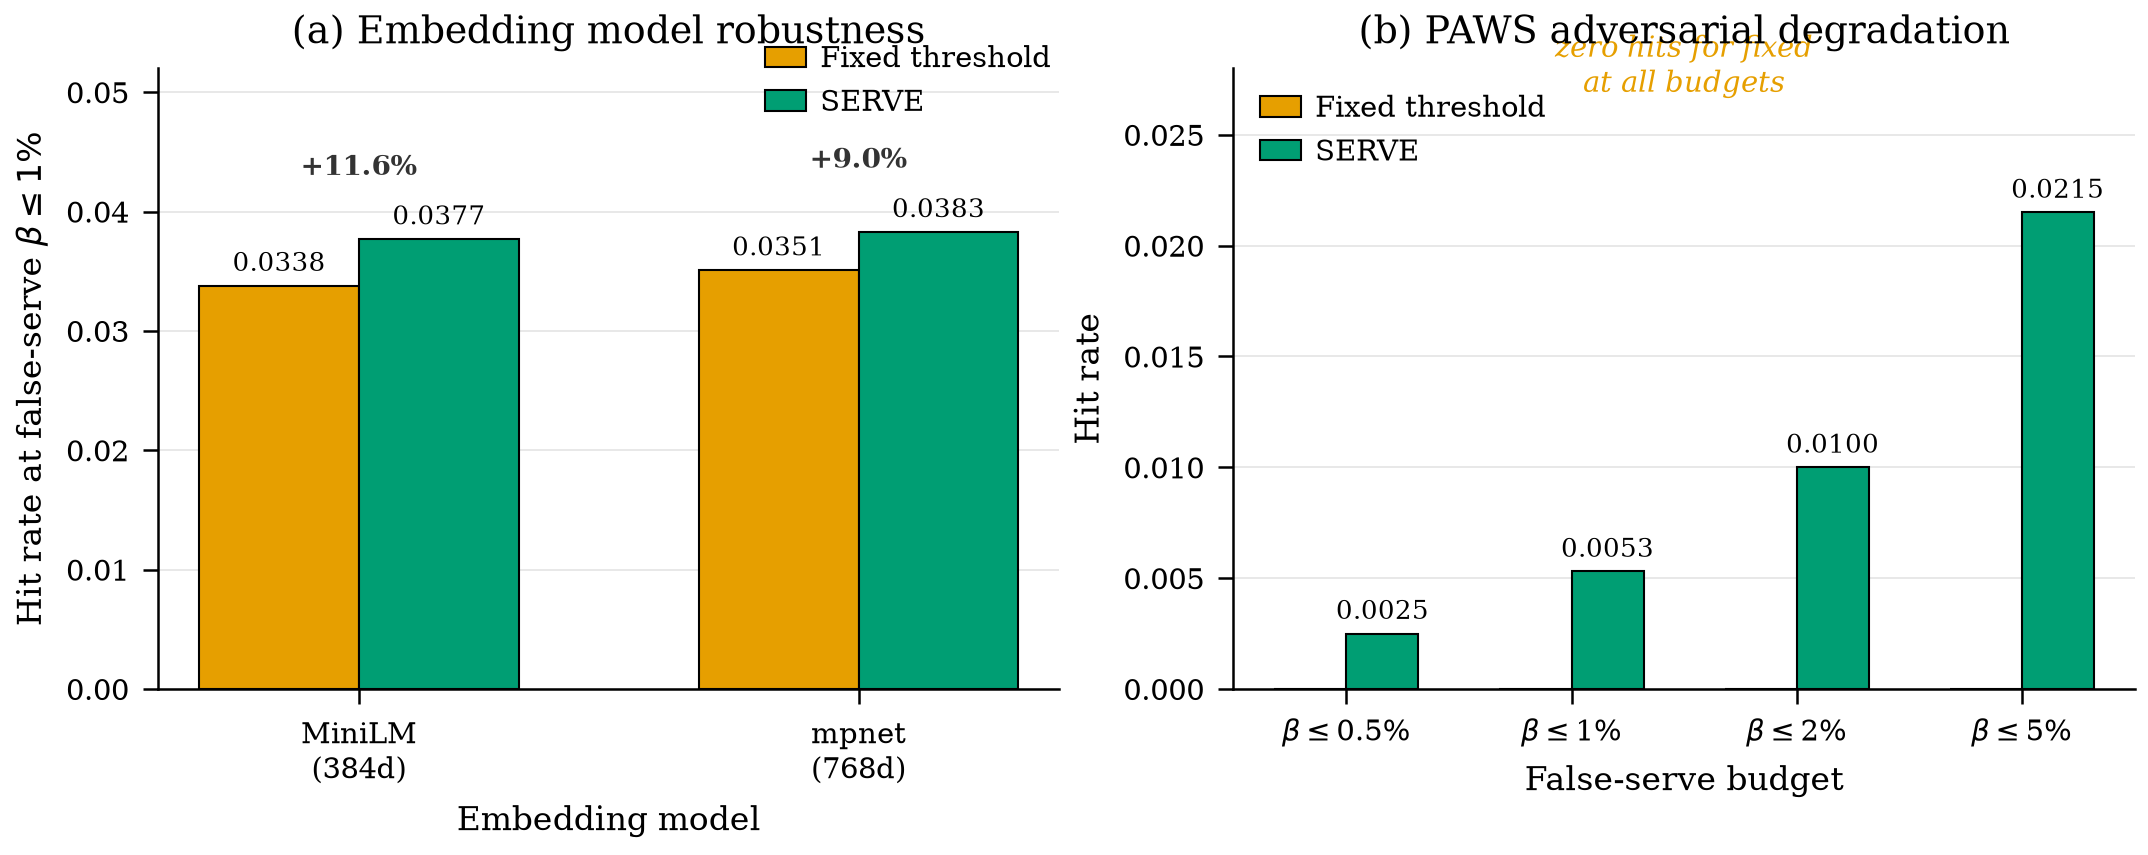

Write Python code to recreate this figure.
"""
fig2_embedding_quality.py

Robustness to embedding quality: fixed-threshold vs. SERVE across two axes:
  (a) embedding model strength  (MiniLM 384d vs. mpnet 768d at beta <= 1%)
  (b) adversarial degradation    (PAWS benchmark, zero hits for fixed at all budgets)

Data loaded from input/figures/fig2_embedding_quality.py (stand-alone 4-seed run)
and EVIDENCE.md facts E9 (PAWS) and E11 (embedding robustness).
"""

import os
import sys

import matplotlib
matplotlib.use("Agg")
import matplotlib.pyplot as plt
import numpy as np

# ---------------------------------------------------------------------------
# Self-contained style constants (consistent with input/figures/_style.py)
# ---------------------------------------------------------------------------
FULL_WIDTH_IN = 7.16   # \textwidth for two-column IEEEtran figure*

COLORS = {
    "fixed": "#E69F00",    # orange -- fixed-threshold baseline
    "serve": "#009E73",    # green  -- SERVE
    "oracle": "#CC79A7",   # pink   -- sign-corrected oracle baseline
    "chance": "#555555",   # grey   -- chance / reference lines
}


def apply_style(base_fontsize=8):
    plt.rcParams.update({
        "font.size": base_fontsize,
        "axes.titlesize": base_fontsize + 1,
        "axes.labelsize": base_fontsize,
        "xtick.labelsize": base_fontsize - 1,
        "ytick.labelsize": base_fontsize - 1,
        "legend.fontsize": base_fontsize - 1,
        "font.family": "serif",
        "axes.linewidth": 0.6,
        "xtick.major.width": 0.6,
        "ytick.major.width": 0.6,
        "lines.linewidth": 1.4,
        "lines.markersize": 4.5,
        "axes.grid": True,
        "grid.linewidth": 0.4,
        "grid.alpha": 0.35,
        "axes.axisbelow": True,
        "legend.frameon": False,
        "savefig.dpi": 300,
        "pdf.fonttype": 42,
        "ps.fonttype": 42,
    })


# ---------------------------------------------------------------------------
# Panel (a): Embedding model robustness
# Data from input/figures/fig2_embedding_quality.py (stand-alone 4-seed run).
# Values differ slightly from main.tex due to independent re-run.
# ---------------------------------------------------------------------------
EMBEDDINGS = ["MiniLM\n(384d)", "mpnet\n(768d)"]
FIXED_EMB = [0.0338, 0.0351]   # E11 stand-alone run
SERVE_EMB = [0.0377, 0.0383]   # E11 stand-alone run
PCT_GAIN_EMB = [11.6, 9.0]     # E11 stand-alone run

# ---------------------------------------------------------------------------
# Panel (b): PAWS adversarial embedding quality degradation
# Data from E9: single held-out test split, n=8,000.
# ---------------------------------------------------------------------------
BUDGETS_PAWS = [r"$\beta\leq$0.5%", r"$\beta\leq$1%", r"$\beta\leq$2%", r"$\beta\leq$5%"]
FIXED_PAWS = [0.0000, 0.0000, 0.0000, 0.0000]   # E9: zero hits at any budget
SERVE_PAWS = [0.0025, 0.0053, 0.0100, 0.0215]    # E9


def build_panel_embedding(ax):
    n_models = len(EMBEDDINGS)
    x = np.arange(n_models)
    bar_width = 0.32

    ax.bar(
        x - bar_width / 2, FIXED_EMB, bar_width,
        label="Fixed threshold", color=COLORS["fixed"],
        edgecolor="black", linewidth=0.5, zorder=3,
    )
    ax.bar(
        x + bar_width / 2, SERVE_EMB, bar_width,
        label="SERVE", color=COLORS["serve"],
        edgecolor="black", linewidth=0.5, zorder=3,
    )

    for xi, (fv, sv, pg) in enumerate(zip(FIXED_EMB, SERVE_EMB, PCT_GAIN_EMB)):
        ax.annotate(
            f"{fv:.4f}",
            xy=(xi - bar_width / 2, fv),
            xytext=(0, 2), textcoords="offset points",
            ha="center", va="bottom", fontsize=6.3,
        )
        ax.annotate(
            f"{sv:.4f}",
            xy=(xi + bar_width / 2, sv),
            xytext=(0, 2), textcoords="offset points",
            ha="center", va="bottom", fontsize=6.3,
        )
        y_top = max(fv, sv) + 0.0048
        ax.annotate(
            f"+{pg:.1f}%",
            xy=(xi, y_top),
            ha="center", va="bottom", fontsize=6.8,
            color="#333333", fontweight="bold",
        )

    ax.set_xticks(x)
    ax.set_xticklabels(EMBEDDINGS)
    ax.set_xlabel("Embedding model")
    ax.set_ylabel(r"Hit rate at false-serve $\beta\leq 1\%$")
    ax.set_title("(a) Embedding model robustness", fontsize=9)
    ax.set_ylim(0, 0.052)
    ax.set_yticks(np.arange(0, 0.051, 0.01))
    ax.legend(loc="upper right", ncol=1, handlelength=1.4, handletextpad=0.5,
              bbox_to_anchor=(1.02, 1.08))
    ax.grid(axis="y", zorder=0)
    ax.grid(axis="x", visible=False)
    for spine in ("top", "right"):
        ax.spines[spine].set_visible(False)


def build_panel_paws(ax):
    n_budgets = len(BUDGETS_PAWS)
    x = np.arange(n_budgets)
    bar_width = 0.32

    ax.bar(
        x - bar_width / 2, FIXED_PAWS, bar_width,
        label="Fixed threshold", color=COLORS["fixed"],
        edgecolor="black", linewidth=0.5, zorder=3,
    )
    ax.bar(
        x + bar_width / 2, SERVE_PAWS, bar_width,
        label="SERVE", color=COLORS["serve"],
        edgecolor="black", linewidth=0.5, zorder=3,
    )

    for xi, sv in enumerate(SERVE_PAWS):
        ax.annotate(
            f"{sv:.4f}",
            xy=(xi + bar_width / 2, sv),
            xytext=(0, 2), textcoords="offset points",
            ha="center", va="bottom", fontsize=6.3,
        )

    ax.annotate(
        "zero hits for fixed\nat all budgets",
        xy=(n_budgets / 2 - 0.5, SERVE_PAWS[-1] + 0.005),
        ha="center", va="bottom", fontsize=7,
        color=COLORS["fixed"], fontstyle="italic",
        bbox=dict(boxstyle="round,pad=0.15", facecolor="white",
                  edgecolor="none", alpha=0.85),
    )

    ax.set_xticks(x)
    ax.set_xticklabels(BUDGETS_PAWS)
    ax.set_xlabel("False-serve budget")
    ax.set_ylabel("Hit rate")
    ax.set_title("(b) PAWS adversarial degradation", fontsize=9)
    ax.set_ylim(0, 0.028)
    ax.set_yticks(np.arange(0, 0.026, 0.005))
    ax.legend(loc="upper left", ncol=1, handlelength=1.4, handletextpad=0.5)
    ax.grid(axis="y", zorder=0)
    ax.grid(axis="x", visible=False)
    for spine in ("top", "right"):
        ax.spines[spine].set_visible(False)


def build_figure():
    apply_style(base_fontsize=8)
    fig, (ax_left, ax_right) = plt.subplots(1, 2, figsize=(FULL_WIDTH_IN, 2.85))
    build_panel_embedding(ax_left)
    build_panel_paws(ax_right)
    return fig


if __name__ == "__main__":
    HERE = os.path.dirname(os.path.abspath(__file__))

    fig = build_figure()
    fig.tight_layout(pad=0.4)
    fig.savefig(os.path.join(HERE, "fig2_embedding_quality.pdf"), bbox_inches=None)
    fig.savefig(os.path.join(HERE, "fig2_embedding_quality.png"), bbox_inches=None, dpi=300)
    plt.close(fig)
    print("Saved fig2_embedding_quality.pdf and fig2_embedding_quality.png")
